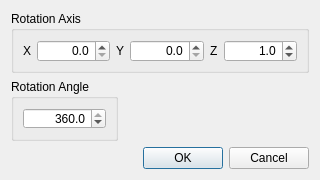
<?xml version="1.0" encoding="UTF-8"?>
<ui version="4.0">
 <class>QtRotSurfDialog</class>
 <widget class="QDialog" name="QtRotSurfDialog">
  <property name="geometry">
   <rect>
    <x>0</x>
    <y>0</y>
    <width>320</width>
    <height>180</height>
   </rect>
  </property>
  <property name="minimumSize">
   <size>
    <width>320</width>
    <height>180</height>
   </size>
  </property>
  <property name="contextMenuPolicy">
   <enum>Qt::NoContextMenu</enum>
  </property>
  <property name="windowTitle">
   <string>Rotation Surface</string>
  </property>
  <property name="windowIcon">
   <iconset resource="icons.qrc">
    <normaloff>:/new/prefix1/icons/main.ico</normaloff>:/new/prefix1/icons/main.ico</iconset>
  </property>
  <layout class="QGridLayout" name="gridLayout">
   <item row="0" column="0" colspan="2">
    <widget class="QGroupBox" name="groupBox">
     <property name="title">
      <string>Rotation Axis</string>
     </property>
     <layout class="QHBoxLayout" name="horizontalLayout">
      <item>
       <widget class="QLabel" name="label">
        <property name="sizePolicy">
         <sizepolicy hsizetype="Fixed" vsizetype="Preferred">
          <horstretch>0</horstretch>
          <verstretch>0</verstretch>
         </sizepolicy>
        </property>
        <property name="text">
         <string>X</string>
        </property>
        <property name="textFormat">
         <enum>Qt::AutoText</enum>
        </property>
        <property name="wordWrap">
         <bool>false</bool>
        </property>
       </widget>
      </item>
      <item>
       <widget class="QDoubleSpinBox" name="xSpinBox">
        <property name="minimumSize">
         <size>
          <width>0</width>
          <height>22</height>
         </size>
        </property>
        <property name="alignment">
         <set>Qt::AlignRight|Qt::AlignTrailing|Qt::AlignVCenter</set>
        </property>
        <property name="decimals">
         <number>1</number>
        </property>
       </widget>
      </item>
      <item>
       <widget class="QLabel" name="label_2">
        <property name="sizePolicy">
         <sizepolicy hsizetype="Fixed" vsizetype="Preferred">
          <horstretch>0</horstretch>
          <verstretch>0</verstretch>
         </sizepolicy>
        </property>
        <property name="text">
         <string>Y</string>
        </property>
       </widget>
      </item>
      <item>
       <widget class="QDoubleSpinBox" name="ySpinBox">
        <property name="minimumSize">
         <size>
          <width>0</width>
          <height>22</height>
         </size>
        </property>
        <property name="alignment">
         <set>Qt::AlignRight|Qt::AlignTrailing|Qt::AlignVCenter</set>
        </property>
        <property name="decimals">
         <number>1</number>
        </property>
       </widget>
      </item>
      <item>
       <widget class="QLabel" name="label_5">
        <property name="sizePolicy">
         <sizepolicy hsizetype="Fixed" vsizetype="Preferred">
          <horstretch>0</horstretch>
          <verstretch>0</verstretch>
         </sizepolicy>
        </property>
        <property name="text">
         <string>Z</string>
        </property>
       </widget>
      </item>
      <item>
       <widget class="QDoubleSpinBox" name="zSpinBox">
        <property name="minimumSize">
         <size>
          <width>0</width>
          <height>22</height>
         </size>
        </property>
        <property name="alignment">
         <set>Qt::AlignRight|Qt::AlignTrailing|Qt::AlignVCenter</set>
        </property>
        <property name="decimals">
         <number>1</number>
        </property>
        <property name="value">
         <double>1.000000000000000</double>
        </property>
       </widget>
      </item>
     </layout>
    </widget>
   </item>
   <item row="1" column="0">
    <widget class="QGroupBox" name="groupBox_2">
     <property name="title">
      <string>Rotation Angle</string>
     </property>
     <layout class="QGridLayout" name="gridLayout_2">
      <item row="0" column="0">
       <widget class="QDoubleSpinBox" name="angleSpinBox">
        <property name="alignment">
         <set>Qt::AlignRight|Qt::AlignTrailing|Qt::AlignVCenter</set>
        </property>
        <property name="decimals">
         <number>1</number>
        </property>
        <property name="minimum">
         <double>-360.000000000000000</double>
        </property>
        <property name="maximum">
         <double>360.000000000000000</double>
        </property>
        <property name="singleStep">
         <double>90.000000000000000</double>
        </property>
        <property name="value">
         <double>360.000000000000000</double>
        </property>
       </widget>
      </item>
     </layout>
    </widget>
   </item>
   <item row="1" column="1">
    <spacer name="horizontalSpacer">
     <property name="orientation">
      <enum>Qt::Horizontal</enum>
     </property>
     <property name="sizeHint" stdset="0">
      <size>
       <width>197</width>
       <height>20</height>
      </size>
     </property>
    </spacer>
   </item>
   <item row="2" column="0" colspan="2">
    <widget class="QDialogButtonBox" name="buttonBox">
     <property name="orientation">
      <enum>Qt::Horizontal</enum>
     </property>
     <property name="standardButtons">
      <set>QDialogButtonBox::Cancel|QDialogButtonBox::Ok</set>
     </property>
    </widget>
   </item>
  </layout>
 </widget>
 <resources>
  <include location="icons.qrc"/>
 </resources>
 <connections>
  <connection>
   <sender>buttonBox</sender>
   <signal>accepted()</signal>
   <receiver>QtRotSurfDialog</receiver>
   <slot>accept()</slot>
   <hints>
    <hint type="sourcelabel">
     <x>248</x>
     <y>254</y>
    </hint>
    <hint type="destinationlabel">
     <x>157</x>
     <y>274</y>
    </hint>
   </hints>
  </connection>
  <connection>
   <sender>buttonBox</sender>
   <signal>rejected()</signal>
   <receiver>QtRotSurfDialog</receiver>
   <slot>reject()</slot>
   <hints>
    <hint type="sourcelabel">
     <x>316</x>
     <y>260</y>
    </hint>
    <hint type="destinationlabel">
     <x>286</x>
     <y>274</y>
    </hint>
   </hints>
  </connection>
 </connections>
</ui>
